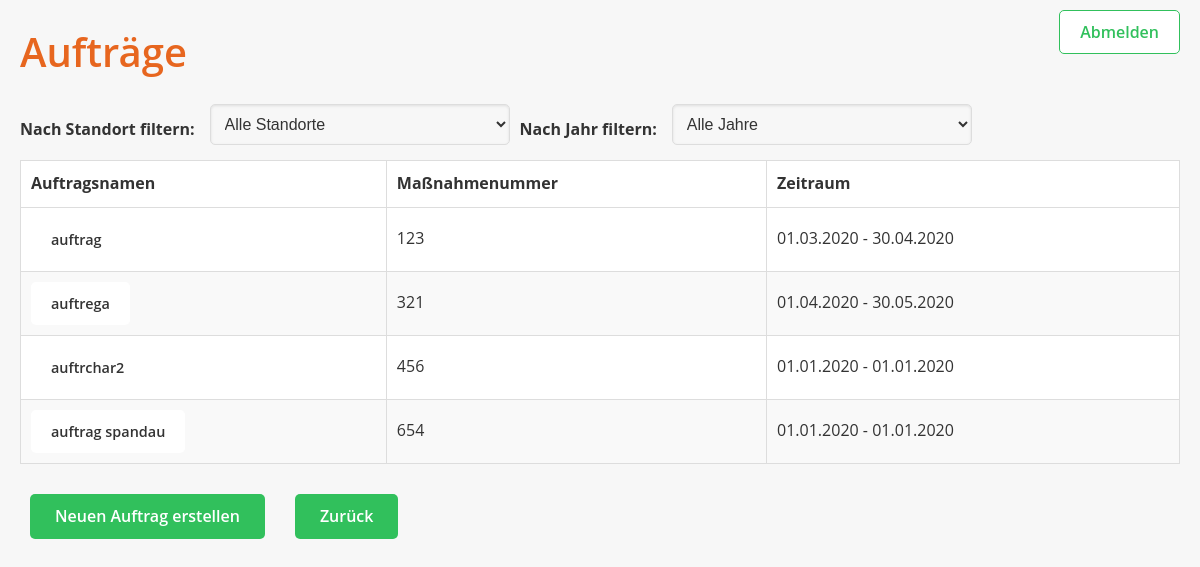
Page /PersonaleinsatzplanHaeH/auftrag/list/ on the earlier database version.
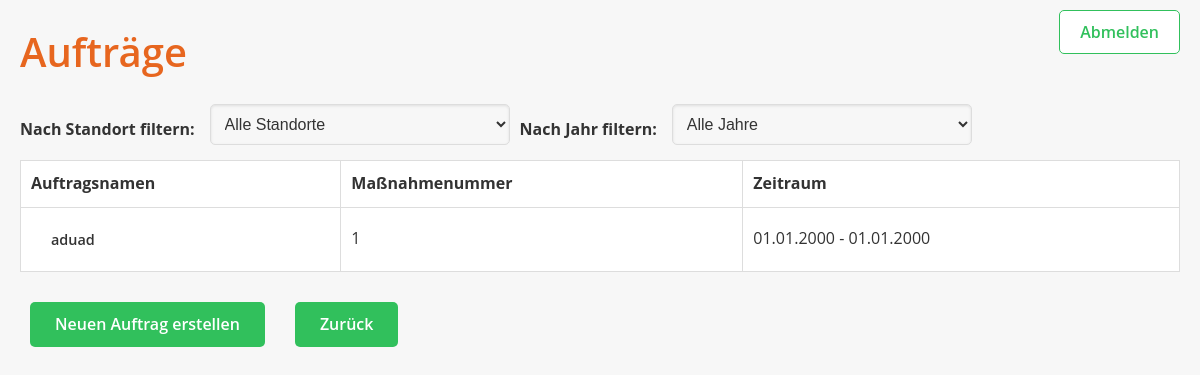
Same page on the later database version.
### PersonaleinsatzplanHaeH/models.py (models this page shows, shortened)
class Auftrag(models.Model):
    name = models.CharField(max_length=255)
    vergabenummer = models.CharField(max_length=255, unique=True)
    optionsnummer = models.CharField(max_length=255, unique=True)
    massnahmenummer = models.CharField(max_length=255, unique=True)
    startdatum = models.DateField()
    enddatum = models.DateField()
    max_klienten = models.IntegerField(default=0)
    mindest_klienten = models.IntegerField(default=0)
    aktuell_klienten = models.IntegerField(default=0)
    personaleinsatzplan = models.ForeignKey(Personaleinsatzplan, on_delete=models.CASCADE, related_name='auftraege')

### PersonaleinsatzplanHaeH/views.py (the view)
# urls.py: path('auftrag/list/', AuftragListView.as_view(), name='auftrag_list'),
class AuftragListView(ListView):
    model = Auftrag
    template_name = 'auftrag_list.html'
    context_object_name = 'auftraege'
    def get_queryset(self):
        queryset = super().get_queryset()
        niederlassung_id = self.request.GET.get('niederlassung')
        if niederlassung_id:
            queryset = queryset.filter(personaleinsatzplan__niederlassung_id=niederlassung_id)
        jahr = self.request.GET.get('jahr')
        if jahr:
            queryset = queryset.filter(startdatum__year=jahr)
        return queryset
    def get_context_data(self, **kwargs):
        context = super().get_context_data(**kwargs)
        context['niederlassungen'] = Niederlassung.objects.all()
        context['jahre'] = (
            Auftrag.objects.annotate(jahr=ExtractYear('startdatum'))
            .values_list('jahr', flat=True)
            .distinct()
            .order_by('jahr')
        )
        context['zurueck_link'] = self.request.GET.get('next', '/')
        return context

### templates/auftrag_list.html (shortened to what this page needs)
<!DOCTYPE html>
<html lang="en">
<head>
    {% load static %}
    <link rel="stylesheet" href="{% static 'css/styles.css' %}">
</head>
<body>
<div class="navbar">
    <a href="{% url 'PersonaleinsatzplanHaeH:logout' %}" class="logout-link">Abmelden</a>
</div>
<h1>Aufträge</h1>
<form method="get" class="filter-form">
    <div class="filter-row" style="display: flex; align-items: center; gap: 10px;">
        <label for="standort_filter">Nach Standort filtern:</label>
        <select name="niederlassung" id="standort_filter" onchange="this.form.submit()" class="filter-select">
            <option value="">Alle Standorte</option>
        </select>
        <label for="jahr_filter">Nach Jahr filtern:</label>
        <select name="jahr" id="jahr_filter" onchange="this.form.submit()" class="filter-select">
            <option value="">Alle Jahre</option>
        </select>
    </div>
</form>
<table>
    <thead>
        <tr>
            <th>Auftragsnamen</th>
            <th>Maßnahmenummer</th>
            <th>Zeitraum</th>
        </tr>
    </thead>
    <tbody>
        {% for auftrag in auftraege %}
        <tr>
            <td>
                <a href="{% url 'PersonaleinsatzplanHaeH:auftrag_detail' auftrag.pk %}?next={{ request.path }}" class="card-link">
                    {{ auftrag.name }}
                </a>
            </td>
            <td>{{ auftrag.massnahmenummer }}</td>
            <td>{{ auftrag.startdatum|date:"d.m.Y" }} - {{ auftrag.enddatum|date:"d.m.Y" }}</td>
        </tr>
        {% endfor %}
    </tbody>
</table>
<div class="actions">
    <a href="{% url 'PersonaleinsatzplanHaeH:auftrag_create' %}?next={{ request.path }}" class="action-link">
        Neuen Auftrag erstellen
    </a>
    <a href="{{ zurueck_link }}" class="action-link">Zurück</a>
</div>
</body>
</html>

Differences in the rows shown:
removed Auftrag: name "auftrag", massnahmenummer "123", startdatum "01.03.2020", enddatum "30.04.2020"
removed Auftrag: name "auftrega", massnahmenummer "321", startdatum "01.04.2020", enddatum "30.05.2020"
removed Auftrag: name "auftrchar2", massnahmenummer "456", startdatum "01.01.2020", enddatum "01.01.2020"
removed Auftrag: name "auftrag spandau", massnahmenummer "654", startdatum "01.01.2020", enddatum "01.01.2020"
added Auftrag: name "aduad", massnahmenummer "1", startdatum "01.01.2000", enddatum "01.01.2000"
